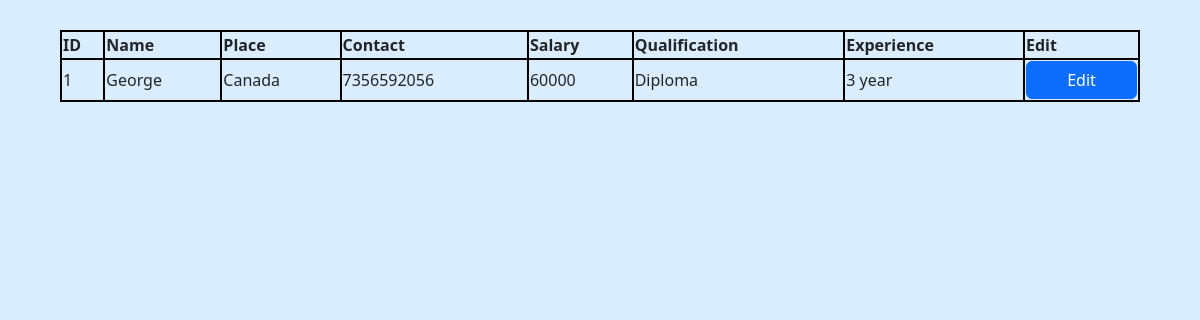
The app's page /chef_view/ with its own data.
### myapp/models.py (models this page shows)
class Chef(models.Model):
    chef_id=models.ForeignKey(User,on_delete=models.CASCADE)
    Name=models.CharField(max_length=100,verbose_name='Name')
    Place=models.CharField(max_length=100,verbose_name='Position')
    Contact=models.BigIntegerField(verbose_name='Contact')
    Salary=models.IntegerField(verbose_name='Salary')
    Qualification=models.CharField(max_length=100,verbose_name='Qualification')
    Experiance=models.CharField(max_length=100,verbose_name='Experiance')

### myapp/views.py (the view)
# urls.py: path('chef_view/',views.chef_view,name='chef_view'),
def chef_view(request):
    data=Chef.objects.all()
    context={'data':data}
    return render(request,'chef_view.html',context)

### myapp/templates/chef_view.html (shortened to what this page needs)
<!DOCTYPE html>
<html lang="en">
<head>
    <link href="https://cdn.jsdelivr.net/npm/bootstrap@5.3.3/dist/css/bootstrap.min.css" rel="stylesheet"
>
</head>
<body>
    <table>
        <tr>
            <th>ID</th>
            <th>Name</th>
            <th>Place</th>
            <th>Contact</th>
            <th>Salary</th>
            <th>Qualification</th>
            <th>Experience</th>
            <th>Edit</th>
        </tr>
        {% for i in data %}
        <tr>
            <td>{{i.id}}</td>
            <td>{{i.Name}}</td>
            <td>{{i.Place}}</td>
            <td>{{i.Contact}}</td>
            <td>{{i.Salary}}</td>
            <td>{{i.Qualification}}</td>
            <td>{{i.Experiance}}</td>
            <td><a href="/chef_edit1/{{i.id}}" class="btn btn-primary d-flex justify-content-center">Edit</a></td>
        </tr>
        {% endfor %}
    </table>
</body>
</html>

### myapp/templates/chef_view.html (style rules this page uses)
body { background-color: rgb(218, 237, 254); display: flex; justify-content: center; align-items: center; }
table, th, td { border: 2px solid black; border-collapse: collapse; border-radius: 10px; }
table { width: 90%; border-collapse: collapse; margin-top: 30px; }

### records on screen
Chef: id "1", Name "George", Place "Canada", Contact "7356592056", Salary "60000", Qualification "Diploma", Experiance "3 year"
